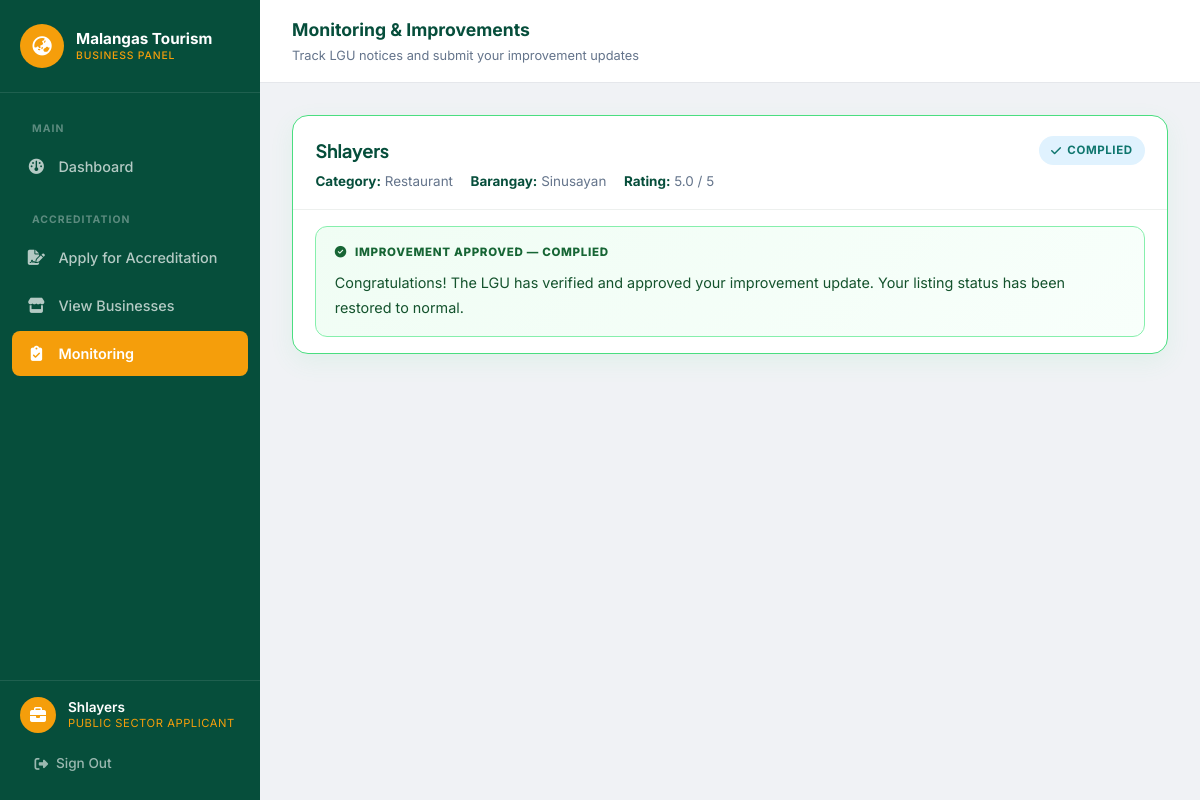
The page /business/monitoring (signed in) on the database its author committed.
### tables this page shows
CREATE TABLE `spots` (
  `id` int(11) NOT NULL AUTO_INCREMENT,
  `owner_user_id` int(11) DEFAULT NULL,
  `name` varchar(255) NOT NULL,
  `category_id` int(11) NOT NULL,
  `description` text DEFAULT NULL,
  `barangay` varchar(255) DEFAULT NULL,
  `latitude` decimal(10,8) NOT NULL,
  `longitude` decimal(11,8) NOT NULL,
  `contact_number` varchar(100) DEFAULT NULL,
  `fb_link` varchar(255) DEFAULT NULL,
  `hours` varchar(255) DEFAULT NULL,
  `price_range` varchar(100) DEFAULT NULL,
  `bir_number` varchar(100) DEFAULT NULL,
  `business_permit` varchar(255) DEFAULT NULL,
  `operational_status` enum('open','closed','temp_closed','maintenance') NOT NULL DEFAULT 'open',
  `status` enum('pending','approved','rejected','needs_revision') NOT NULL DEFAULT 'pending',
  `source` enum('lgu','business') NOT NULL,
  `rejection_reason` text DEFAULT NULL,
  `reviewed_by` int(11) DEFAULT NULL,
  `reviewed_at` timestamp NULL DEFAULT NULL,
  `created_at` timestamp NOT NULL DEFAULT current_timestamp(),
  `updated_at` timestamp NOT NULL DEFAULT current_timestamp() ON UPDATE current_timestamp(),
  `monitor_status` enum('normal','warning','under_renovation','improved') NOT NULL DEFAULT 'normal',
  `monitor_note` text DEFAULT NULL,
  `warning_sent_at` datetime DEFAULT NULL,
  `improvement_deadline` datetime DEFAULT NULL,
  `monitor_last_triggered_at` datetime DEFAULT NULL,
  `renovation_note` text DEFAULT NULL,
  `renovation_proof_path` text DEFAULT NULL,
  `monitor_submission_status` enum('pending','approved','declined','none') NOT NULL DEFAULT 'none',
  `monitor_submission_reason` text DEFAULT NULL,
  `monitor_decline_reason` text DEFAULT NULL,
  `monitor_reviewed_at` datetime DEFAULT NULL,
  `monitor_submitted_at` datetime DEFAULT NULL,
  PRIMARY KEY (`id`),
  KEY `owner_user_id` (`owner_user_id`),
  KEY `category_id` (`category_id`),
  KEY `reviewed_by` (`reviewed_by`),
  CONSTRAINT `spots_ibfk_1` FOREIGN KEY (`owner_user_id`) REFERENCES `users` (`id`) ON DELETE SET NULL,
  CONSTRAINT `spots_ibfk_2` FOREIGN KEY (`category_id`) REFERENCES `categories` (`id`),
  CONSTRAINT `spots_ibfk_3` FOREIGN KEY (`reviewed_by`) REFERENCES `users` (`id`) ON DELETE SET NULL
);

CREATE TABLE `categories` (
  `id` int(11) NOT NULL AUTO_INCREMENT,
  `name` varchar(100) NOT NULL,
  `icon` varchar(100) NOT NULL,
  PRIMARY KEY (`id`)
);

### app/views/business/monitoring.php (the view, shortened to what the rows shown need)
<?php
$activePage = 'monitoring';
$spots = $spots ?? [];
require_once '../app/views/partials/business-header.php';
?>
<div class="biz-topbar">
    <div>
        <div class="biz-topbar-title">Monitoring &amp; Improvements</div>
        <div class="biz-topbar-breadcrumb">Track LGU notices and submit your improvement updates</div>
    </div>
</div>
<div class="biz-page-body">
    <div class="monitor-page">
        <?php if (empty($spots)): ?>
            <div class="empty-state">
                <i class="fa-solid fa-clipboard-check"></i>
                <h2>No monitoring notices yet</h2>
                <p>Your listings will appear here if the LGU issues a warning or improvement request.</p>
            </div>
        <?php else: ?>
            <?php foreach ($spots as $spot): ?>
                <?php
                    $spotId      = (int)($spot['id'] ?? 0);
                    $monStatus   = $spot['monitor_status'] ?? 'normal';
                    $subStatus   = $spot['monitor_submission_status'] ?? 'none';
                    $renovNote   = trim((string)($spot['renovation_note'] ?? ''));
                    $isPending  = ($subStatus === 'pending');
                    $isDeclined = ($subStatus === 'declined');
                    $isApproved = ($subStatus === 'approved' && $monStatus === 'normal');
                    $cardClass = '';
                    $pillClass = 'pill-normal';
                    $pillLabel = 'Normal';
                    if ($isPending) {
                        $cardClass = 'card-pending'; $pillClass = 'pill-pending'; $pillLabel = 'Under Review';
                    } elseif ($isDeclined) {
                        $cardClass = 'card-declined'; $pillClass = 'pill-declined'; $pillLabel = 'Update Declined';
                    } elseif ($isApproved) {
                        $cardClass = 'card-approved'; $pillClass = 'pill-improved'; $pillLabel = 'Complied';
                    } elseif ($monStatus === 'warning') {
                        $cardClass = 'card-warning'; $pillClass = 'pill-warning'; $pillLabel = 'Warning';
                    } elseif ($monStatus === 'under_renovation') {
                        $cardClass = 'card-warning'; $pillClass = 'pill-warning'; $pillLabel = 'Under Renovation';
                    } elseif ($monStatus === 'improved') {
                        $cardClass = 'card-approved'; $pillClass = 'pill-improved'; $pillLabel = 'Improved';
                    }
                    $canSubmit = in_array($monStatus, ['warning', 'under_renovation', 'improved'], true) && !$isPending;
                ?>
                <div class="monitor-card <?= $cardClass ?>">
                    <div class="monitor-card-top">
                        <div>
                            <h2><?= htmlspecialchars($spot['name'] ?? '') ?></h2>
                            <div class="monitor-meta">
                                <span><strong>Category:</strong> <?= htmlspecialchars($spot['category_name'] ?? 'N/A') ?></span>
                                <span><strong>Barangay:</strong> <?= htmlspecialchars($spot['barangay'] ?? 'N/A') ?></span>
                                <span><strong>Rating:</strong> <?= !empty($spot['avg_rating']) ? number_format((float)$spot['avg_rating'], 1) . ' / 5' : 'No ratings yet' ?></span>
                            </div>
                        </div>
                        <span class="status-pill <?= $pillClass ?>">
                            <?php if ($isPending): ?>
                                <i class="fa-solid fa-hourglass-half"></i>
                            <?php elseif ($isDeclined): ?>
                                <i class="fa-solid fa-xmark"></i>
                            <?php elseif ($isApproved || $monStatus === 'improved'): ?>
                                <i class="fa-solid fa-check"></i>
                            <?php elseif ($monStatus === 'warning' || $monStatus === 'under_renovation'): ?>
                                <i class="fa-solid fa-triangle-exclamation"></i>
                            <?php endif; ?>
                            <?= $pillLabel ?>
                        </span>
                    </div>
                    <?php if ($isApproved): ?>
                        <div class="notice-box notice-approved">
                            <div class="notice-label lbl-approved">
                                <i class="fa-solid fa-circle-check"></i> Improvement Approved &mdash; Complied
                            </div>
                            <p class="notice-text txt-approved">Congratulations! The LGU has verified and approved your improvement update. Your listing status has been restored to normal.</p>
                        </div>
                    <?php endif; ?>
                    <?php if ($canSubmit): ?>
                        <div class="submit-section">
                            <h3 class="submit-section-title">
                                <i class="fa-solid fa-paper-plane"></i>
                                <?= $isDeclined ? 'Resubmit Improvement Update' : 'Submit Improvement Update' ?>
                            </h3>
                            <?php if ($isDeclined): ?>
                                <p style="margin: 0 0 1rem; font-size: 0.87rem; color: #9a3412; line-height: 1.6; background: #fff7ed; border: 1px solid #fed7aa; border-radius: 8px; padding: 0.65rem 0.9rem;">
                                    <i class="fa-solid fa-circle-info"></i>
                                    Your previous update was declined. Please address the issues above and resubmit with stronger evidence.
                                </p>
                            <?php endif; ?>
                            <form method="post" action="<?= BASE_URL ?>/business/monitoring/update"
                                  enctype="multipart/form-data" class="form-grid"
                                  id="monitorForm_<?= $spotId ?>">
                                <input type="hidden" name="spot_id" value="<?= $spotId ?>">
                                <div class="field-group">
                                    <label for="upd_status_<?= $spotId ?>">Update Type</label>
                                    <select name="status" id="upd_status_<?= $spotId ?>">
                                        <option value="under_renovation" <?= $monStatus === 'under_renovation' ? 'selected' : '' ?>>🔧 Under Renovation / Work in Progress</option>
                                        <option value="improved"         <?= $monStatus === 'improved'         ? 'selected' : '' ?>>✅ Improvement Completed</option>
                                    </select>
                                </div>
                                <div class="field-group">
                                    <label for="upd_note_<?= $spotId ?>">
                                        Improvement Description <span style="color:#dc2626;">*</span>
                                    </label>
                                    <textarea name="note" id="upd_note_<?= $spotId ?>"
                                        placeholder="Describe in detail the improvements or renovation work done. Include what was changed, fixed, or upgraded, materials used, dates, etc."
                                        required><?= htmlspecialchars($renovNote) ?></textarea>
                                    <span class="field-hint">Be as specific as possible to help the LGU verify your update.</span>
                                </div>
                                <div class="field-group">
                                    <label>Photo Proof of Improvements <span style="font-weight:400;text-transform:none;font-size:0.75rem;">(up to 10 photos, JPG/PNG)</span></label>
                                    <div class="file-dropzone" id="dz_<?= $spotId ?>"
                                         onclick="document.getElementById('upd_proof_<?= $spotId ?>').click()"
                                         ondragover="event.preventDefault();this.classList.add('dragover')"
                                         ondragleave="this.classList.remove('dragover')"
                                         ondrop="handleDrop(event,'upd_proof_<?= $spotId ?>','prev_<?= $spotId ?>','dz_<?= $spotId ?>')">
                                        <i class="fa-solid fa-cloud-arrow-up dz-icon"></i>
                                        <p><strong>Click to upload</strong> or drag &amp; drop photos here</p>
                                        <p style="font-size:0.75rem;margin-top:0.3rem;">JPG, JPEG, PNG &mdash; max 10 images</p>
                                    </div>
                                    <input type="file" name="proofs[]" id="upd_proof_<?= $spotId ?>"
                                           accept=".jpg,.jpeg,.png,image/jpeg,image/png" multiple
                                           style="display:none;"
                                           onchange="previewFiles(this,'prev_<?= $spotId ?>','dz_<?= $spotId ?>')">
                                    <div class="upload-preview-grid" id="prev_<?= $spotId ?>"></div>
                                </div>
                                <div class="form-actions">
                                    <button type="submit" class="btn btn-primary">
                                        <i class="fa-solid fa-paper-plane"></i>
                                        <?= $isDeclined ? 'Resubmit Update' : 'Submit Improvement Update' ?>
                                    </button>
                                </div>
                            </form>
                        </div>
                    <?php else: ?>
                        <div class="spacer"></div>
                    <?php endif; ?>
                </div>
            <?php endforeach; ?>
        <?php endif; ?>
    </div>
</div>
<?php require_once '../app/views/partials/business-footer.php'; ?>

### app/core/Router.php (shortened to what the rows shown need)
<?php
class Router {
    private $routes = [];
    public function add($method, $route, $controller, $action) {
        $route = trim($route, '/');
        $this->routes[] = [
            'method' => strtoupper($method),
            'route' => $route,
            'controller' => $controller,
            'action' => $action
        ];
    }
    public function dispatch($url, $method) {
        $url = trim($url, '/');
        $method = strtoupper($method);
        foreach ($this->routes as $route) {
            if ($route['method'] === $method || $route['method'] === 'ANY') {
                $pattern = preg_replace('/\{([a-zA-Z0-9_]+)\}/', '(?P<\1>[a-zA-Z0-9_-]+)', $route['route']);
                $pattern = "@^" . $pattern . "$@D";
                if (preg_match($pattern, $url, $matches)) {
                    $params = [];
                    $controller = new $route['controller']();
                    call_user_func_array([$controller, $route['action']], $params);
                    return;
                }
            }
        }
    }
}

### app/views/partials/business-header.php (shortened to what the rows shown need)
<!DOCTYPE html>
<html lang="en">
<head>
    <link rel="stylesheet" href="https://cdnjs.cloudflare.com/ajax/libs/font-awesome/6.4.0/css/all.min.css">
    <link rel="stylesheet" href="https://unpkg.com/leaflet@1.9.4/dist/leaflet.css" />
    <link rel="stylesheet" href="<?= BASE_URL ?>/assets/css/style.css?v=<?= filemtime(__DIR__ . '/../../../public/assets/css/style.css') ?>">
<?php
    $activePage = $activePage ?? '';
?>
</head>
<body>
<div class="biz-layout">
    <aside class="biz-sidebar">
        <a href="<?= BASE_URL ?>/" class="sidebar-brand">
            <?php if (file_exists(__DIR__ . '/../../../public/assets/images/logo.png')): ?>
                <img src="<?= BASE_URL ?>/assets/images/logo.png" alt="Logo" class="sidebar-brand-logo">
            <?php else: ?>
                <div class="sidebar-brand-logo-placeholder"><i class="fa-solid fa-earth-asia"></i></div>
            <?php endif; ?>
            <div class="sidebar-brand-text">
                <span class="sidebar-brand-title">Malangas Tourism</span>
                <span class="sidebar-brand-sub">Business Panel</span>
            </div>
        </a>
        <nav class="sidebar-nav">
            <div class="sidebar-section-label">Main</div>
            <a href="<?= BASE_URL ?>/business" class="sidebar-link <?= $activePage === 'dashboard' ? 'active' : '' ?>">
                <i class="fa-solid fa-gauge sidebar-icon"></i> Dashboard
            </a>
            <div class="sidebar-section-label">Accreditation</div>
            <a href="<?= BASE_URL ?>/business/apply" class="sidebar-link <?= $activePage === 'apply' ? 'active' : '' ?>">
                <i class="fa-solid fa-file-signature sidebar-icon"></i> Apply for Accreditation
            </a>
            <a href="<?= BASE_URL ?>/business/businesses" class="sidebar-link <?= $activePage === 'businesses' ? 'active' : '' ?>">
                <i class="fa-solid fa-store sidebar-icon"></i> View Businesses
            </a>
            <a href="<?= BASE_URL ?>/business/monitoring" class="sidebar-link <?= $activePage === 'monitoring' ? 'active' : '' ?>">
                <i class="fa-solid fa-clipboard-check sidebar-icon"></i> Monitoring
            </a>
        </nav>
        <div class="sidebar-footer">
            <div class="sidebar-user">
                <div class="sidebar-avatar"><i class="fa-solid fa-briefcase"></i></div>
                <div class="sidebar-user-info">
                    <span class="sidebar-user-name"><?= htmlspecialchars(Auth::user()['name']) ?></span>
                    <span class="sidebar-user-role"><?= htmlspecialchars(((Auth::user()['applicant_type'] ?? 'private') === 'public') ? 'Public Sector Applicant' : 'Private Sector Applicant') ?></span>
                </div>
            </div>
            <a href="<?= BASE_URL ?>/logout" class="sidebar-logout">
                <i class="fa-solid fa-right-from-bracket"></i> Sign Out
            </a>
        </div>
    </aside>
    <div class="biz-main">

### rows shown on the page
spots: name "Shlayers", category.name "Restaurant", barangay "Sinusayan", avg_rating "5.0", pillLabel "COMPLIED", shows "IMPROVEMENT APPROVED — COMPLIED"
